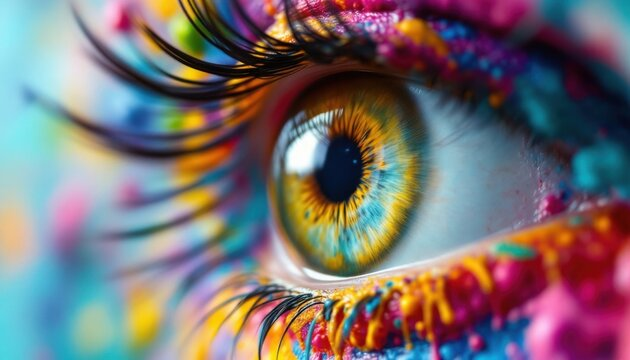
#> input picture eye.jpg, 630 x 360 px
$ jupyter execute 29jan.ipynb
#> lines starting #> are read from the running program, lines starting #| are printed output that depends on the picture
[cell 1]
import cv2
import numpy as np
from matplotlib import pyplot as plt

[cell 2]
image = cv2.imread('eye.jpg')
#> image is the input picture: shape (360, 630, 3); mean B, G, R 114, 111.7, 120.4

# Convert to RGB
image= cv2.cvtColor(image, cv2.COLOR_BGR2RGB)

AFFINE TRANSFORMATION

[cell 3]
resized = cv2.resize(image, (200,200))
#TRANSLATION
#Parameters : input image ,M:tranformation matrix .dsize: size of output image
M = np.float32([[1,0,50],[0,1,30]])
translated = cv2.warpAffine(image,M,(image.shape[1], image.shape[0])) # 1 is width 0 is height and 2 is dimension
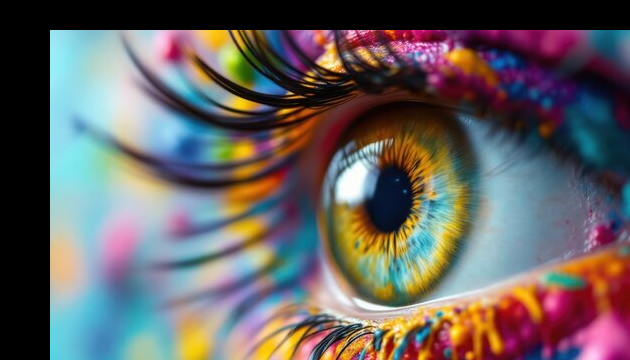
#> translated: shape (360, 630, 3); mean R, G, B 102.7, 97.1, 96.9

roatation

[cell 4]
#Rotation
#cv2.getRotationMatrix2D(center, angle, scale) angle-A positive values rotates the image anti-clockwise,while a negative value rotates it clockwise.
(h,w) = image.shape[:2]
#> h = 360; w = 630
center = (w // 2, h // 2)
#> center = (315, 180)
M = cv2.getRotationMatrix2D(center, -45, 1.0)
rotated = cv2.warpAffine(image, M, (w, h))
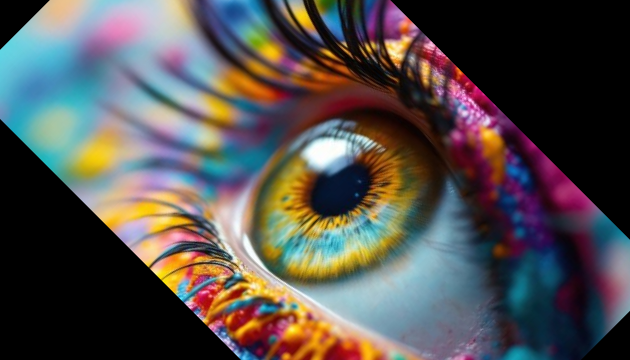
#> rotated: shape (360, 630, 3); mean R, G, B 83.4, 79.2, 77.8
plt.figure(figsize=(15,12))

#Scaling
#src : input image,dsize : size of output image,fx: scale factor along horizontal axis,fy: scale factor along vertical axis,interpolation : interpolation method
#use either dsize or fx/fy for scaling
#scaled = cv2.resize(image, None, fx=0.1, fy=0.1, interpolation=cv2.INTER_CUBIC)
scaled = cv2.resize(image, (1050,1610), interpolation=cv2.INTER_CUBIC)
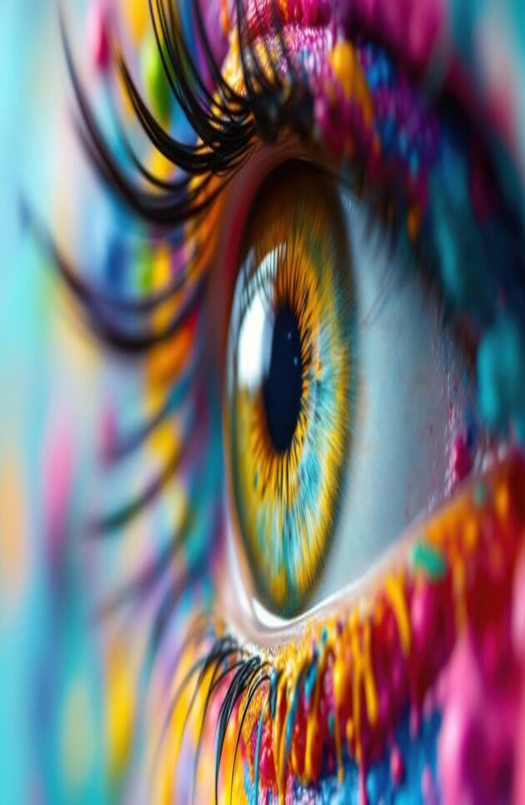
#> scaled: shape (1610, 1050, 3) (shown at 1/2 size); mean R, G, B 120.4, 111.7, 114

#Cropping
cropped = image[50:250, 50:250]
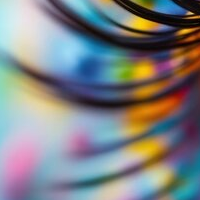
#> cropped: shape (200, 200, 3); mean R, G, B 127.7, 130.4, 132.5

#Flipping
#flip code: 0 -flipping around x-axis,+value - flipping around y-axis,-ve - flipping around both axis
flipped = cv2.flip(image, 1)
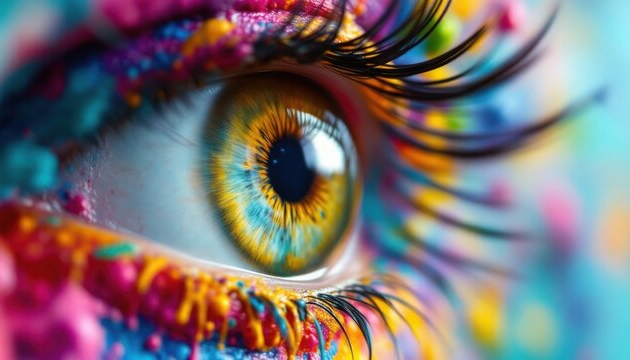
#> flipped: shape (360, 630, 3); mean R, G, B 120.4, 111.7, 114

#Affline Transformation
pts1 = np.float32([[50,50],[200,50],[50,200]])
pts2 = np.float32([[10,100],[200,50],[100,250]])
M = cv2.getAffineTransform(pts1, pts2)
affine = cv2.warpAffine(image, M, (w, h))
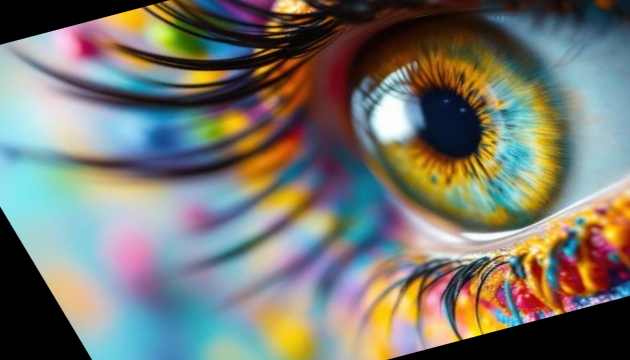
#> affine: shape (360, 630, 3); mean R, G, B 119.6, 119.3, 111

#Perspective Transformation
pts1 = np.float32([[56,50],[250,50],[50,250],[250,250]])
pts2 = np.float32([[10,100],[300,50],[100,300],[300,300]])
M = cv2.getPerspectiveTransform(pts1, pts2)
perspective = cv2.warpPerspective(image, M, (w, h))
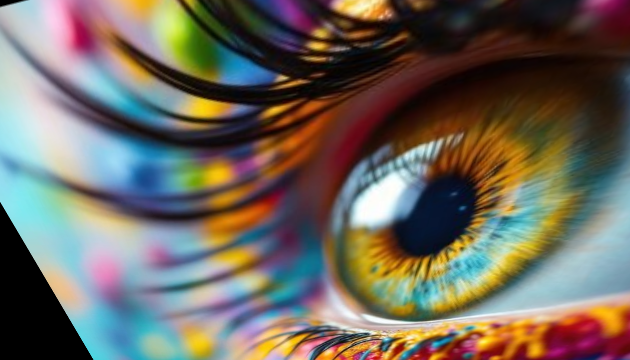
#> perspective: shape (360, 630, 3); mean R, G, B 111, 104.5, 94.1

plt.subplot(3,3,1)
plt.title("Original Image")
plt.imshow(image)

plt.subplot(3,3,2)
plt.title("Rotated Image")
plt.imshow(rotated)

plt.subplot(3,3,3)
plt.title("Scaled Image")
plt.imshow(scaled)

plt.subplot(3,3,4)
plt.title("Cropped Image")
plt.imshow(cropped)

plt.subplot(3,3,5)
plt.title("Flipped Image")
plt.imshow(flipped)

plt.subplot(3,3,6)
plt.title("Affined Image")
plt.imshow(affine)

plt.subplot(3,3,7)
plt.title("Perspective Image")
plt.imshow(perspective)

[cell 5]
plt.figure(figsize=(15,12))
plt.subplot(4,4,9)
plt.title("Original Image")
plt.imshow(image)

# Image Negative
negative = 100 - image
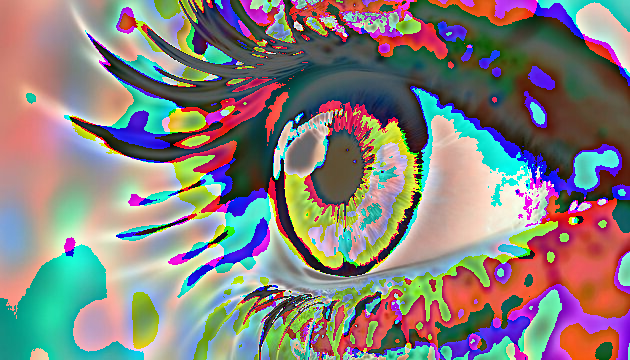
#> negative: shape (360, 630, 3); mean R, G, B 134.2, 128.2, 125.1
plt.subplot(4,4,10)
plt.title("Negative Image")
plt.imshow(negative)
plt.axis('off')

#Brightness and contrast adjustment

bright = cv2.convertScaleAbs(image, alpha=1.2, beta=50)
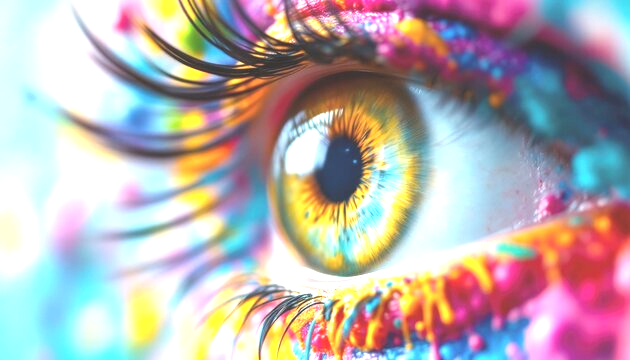
#> bright: shape (360, 630, 3); mean R, G, B 183.6, 174.8, 175.7
plt.subplot(4,4,11)
plt.title("Brightness and Contrast")
plt.imshow(bright)
plt.axis('off')

#Grayscale
gray = cv2.cvtColor(image, cv2.COLOR_RGB2GRAY)
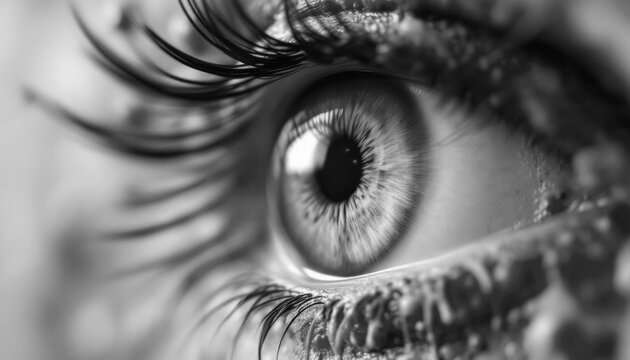
#> gray: shape (360, 630); min 0, max 255, mean 114.6
plt.subplot(4,4,12)
plt.title("Grayscale Image")
plt.imshow(gray, cmap='gray')
plt.axis('off')
